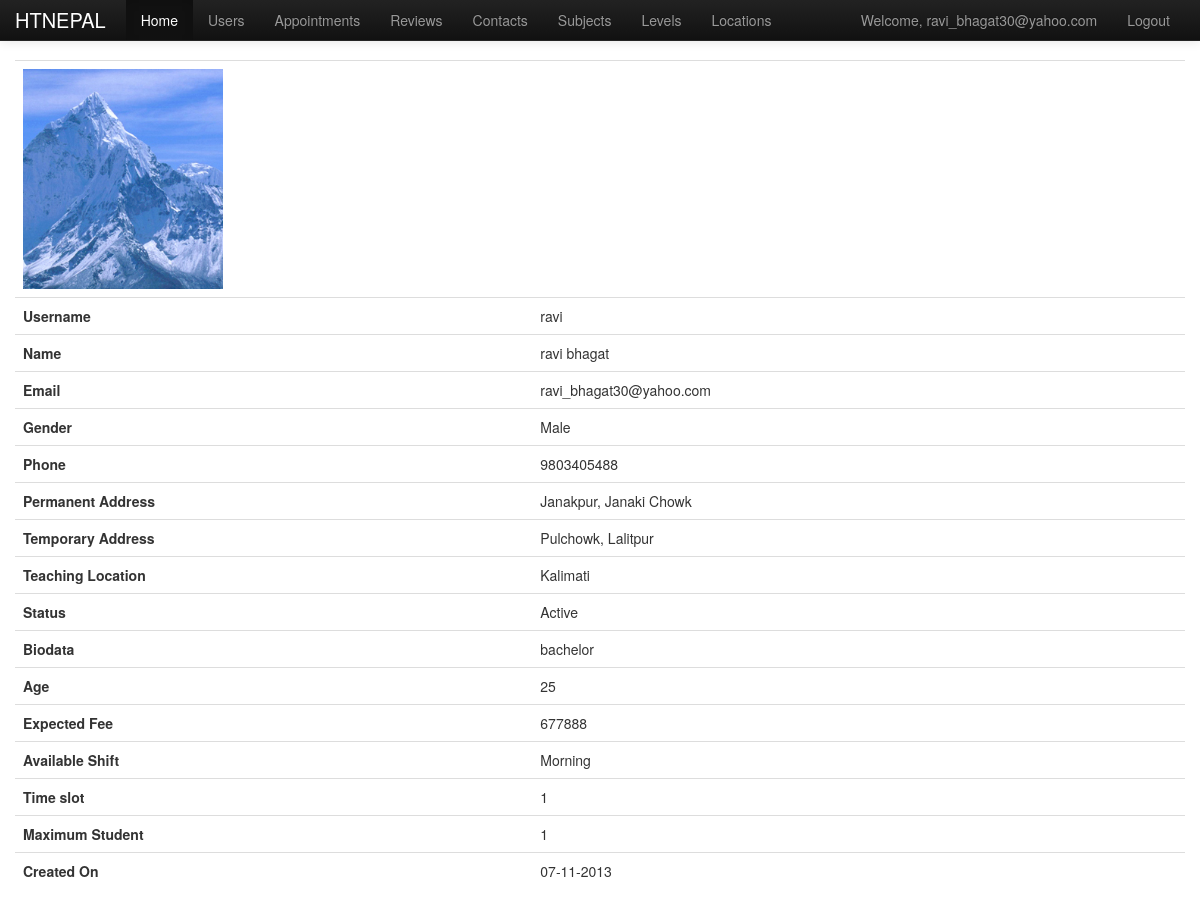
/backend/view_profile.php?id=49 (signed in), run on the app's committed database.
### tables this page shows
CREATE TABLE IF NOT EXISTS `profiles` (
  `id` int(11) NOT NULL AUTO_INCREMENT,
  `userid` int(11) NOT NULL,
  `bio` text NOT NULL,
  `age` int(11) NOT NULL,
  `permanent_address` varchar(255) DEFAULT NULL,
  `temp_address` varchar(255) DEFAULT NULL,
  `teaching_location` varchar(255) NOT NULL,
  `teacher_qualification` text NOT NULL,
  `teaching_experience` text COMMENT 'previous school, colleges or home tuition experience',
  `experience_years` int(11) NOT NULL DEFAULT '0',
  `max_students` int(11) NOT NULL COMMENT 'maximum ekpalta ma padauna sakne',
  `expected_fee` float NOT NULL,
  `available_shift` varchar(255) NOT NULL,
  `available_timeslot` varchar(255) DEFAULT NULL,
  `created_at` varchar(255) NOT NULL,
  PRIMARY KEY (`id`)
);

CREATE TABLE IF NOT EXISTS `users` (
  `id` int(11) NOT NULL AUTO_INCREMENT,
  `username` varchar(255) NOT NULL,
  `first_name` varchar(255) NOT NULL,
  `middle_name` varchar(255) DEFAULT NULL,
  `last_name` varchar(255) NOT NULL,
  `gender` varchar(1) NOT NULL,
  `email` varchar(255) NOT NULL,
  `photo` varchar(255) DEFAULT NULL,
  `password` varchar(255) NOT NULL,
  `phone` varchar(255) DEFAULT NULL,
  `address` text,
  `type` int(11) NOT NULL DEFAULT '0',
  `status` int(11) NOT NULL DEFAULT '0',
  `featured` int(11) NOT NULL DEFAULT '0',
  `updated_on` varchar(255) NOT NULL,
  `created_on` varchar(255) NOT NULL,
  PRIMARY KEY (`id`)
);

### backend/view_profile.php (the view, shortened to what this page needs)
<?php
   $id=$_GET['id'];
   $sql="select * from users,profiles where users.id=profiles.userid and users.id=$id limit 1";
   $result=mysql_query($sql);
   $user=mysql_fetch_assoc($result);
?>
<!DOCTYPE html>
<html lang="en">
  <head>
    <link href="assets/css/bootstrap.css" rel="stylesheet">
    <link href="assets/css/bootstrap-responsive.css" rel="stylesheet">
  </head>
  <body>
 <?php include "navbar.php";?>
    <div class="container">
	      <table class="table table-hover">
				<tr>
				<td colspan=2><img width="200" src="uploads/<?php echo $user['photo']; ?>" /></td>
				<tr>
						<th>Username</th>
						<td><?php echo $user['username']; ?></td>
				</tr>
				<tr>
						<th>Name</th>
						<td><?php echo $user['first_name'] . " " . $user['middle_name'] . " " . $user['last_name'];?></td>
				</tr>
				<tr>
						<th>Email</th>
						<td><?php echo $user['email']; ?></td>
				</tr>
				<tr>
						<th>Gender</th>
						<td><?php echo ($user['gender'] == "m") ? "Male" : "Female"; ?></td>
				</tr>
				<tr>
						<th>Phone</th>
						<td><?php echo $user['phone']; ?></td>
				</tr>
				<tr>
						<th>Permanent Address</th>
						<td><?php echo $user['permanent_address']; ?></td>
				</tr>
				<tr>
						<th>Temporary Address</th>
						<td><?php echo $user['temp_address']; ?></td>
				</tr>
				<tr>
						<th>Teaching Location</th>
						<td><?php echo $user['teaching_location']; ?></td>
				</tr>
				<tr>
						<th>Status</th>
						<td><?php echo ($user['status'] == 0) ? "Inactive" : "Active"; ?></td>
				</tr>
				<tr>
						<th>Biodata</th>
				    	<td><?php echo $user['bio']; ?></td>
				</tr>
				<tr>
						<th>Age</th>
						<td><?php echo $user['age']; ?></td>
				</tr>
				<tr>
						<th>Expected Fee</th>
						<td><?php echo  $user['expected_fee']; ?></td>
				</tr>
				<tr>
						<th>Available Shift</th>
						<td><?php echo  $user['available_shift']; ?></td>
				</tr>
				<tr>
						<th>Time slot</th>
						<td><?php echo  $user['available_timeslot']; ?></td>
				</tr>
				<tr>
						<th>Maximum Student </th>
						<td><?php echo $user['max_students']; ?></td>
				</tr>
				<tr>
						<th>Created On</th>
						<td><?php echo date("m-d-Y", $user['created_on']); ?></td>
				</tr>
			 </table>
		</div>
  </body>
</html>

### backend/view_profile.php (style rules this page uses)
body { padding-top: 60px; }

### data on the page
profiles: userid.photo (picture), userid.username "ravi", userid.first_name "ravi", userid.last_name "bhagat", userid.email "ravi_bhagat30@yahoo.com", userid.phone "9803405488", permanent_address "Janakpur, Janaki Chowk", temp_address "Pulchowk, Lalitpur", teaching_location "Kalimati", bio "bachelor", age "25", expected_fee "677888", available_shift "Morning", available_timeslot "1", max_students "1", userid.created_on "07-11-2013"

### other printed values
$_SESSION['email'] "ravi_bhagat30@yahoo.com"
